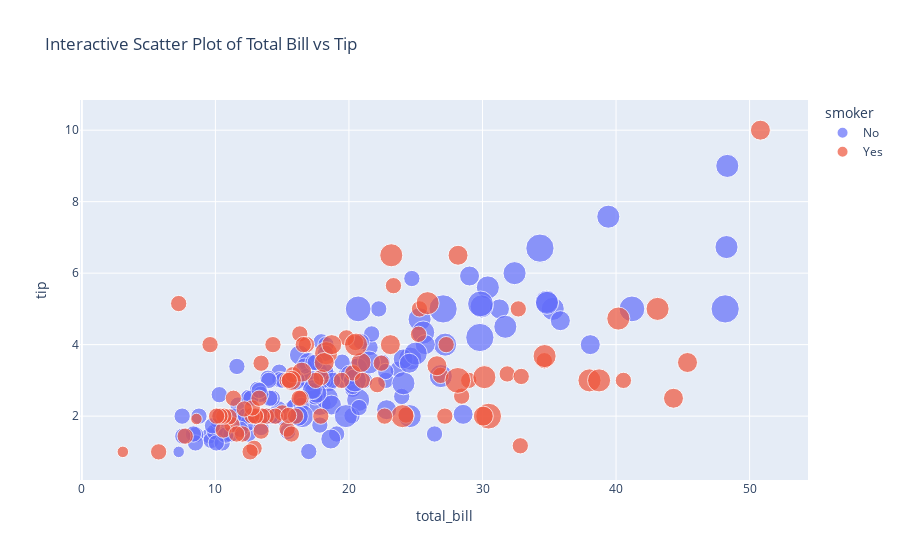

Notebook cell for this chart:
### Markdown cell above
### Task 3: Create an interactive Plotly visualization

### Code cell
# Your task: Create an interactive scatter plot with the following features:
# - x-axis: total_bill
# - y-axis: tip
# - Color points by 'smoker'
# - Size points by 'size' of the party
# - Add hover information showing 'day' and 'time'
# - Add a title
# Your code here
fig = px.scatter(tips, x='total_bill', y='tip', color='smoker', size='size',
                 hover_data=['day', 'time'], title='Interactive Scatter Plot of Total Bill vs Tip')

fig.show()

### Figure 1 — Plotly figure (JSON) as saved in the notebook; plotly's stock layout.template omitted (floating-point values rounded to 4 significant figures; data arrays with more than 128 entries replaced by an {"elided": "..."} marker saying what was removed)
{"data": [{"customdata": {"elided": "151x2 str values"}, "hovertemplate": "smoker=No<br>total_bill=%{x}<br>tip=%{y}<br>size=%{marker.size}<br>day=%{customdata[0]}<br>time=%{customdata[1]}<extra></extra>", "legendgroup": "No", "marker": {"color": "#636efa", "size": {"elided": "151 int values"}, "sizemode": "area", "sizeref": 0.015, "symbol": "circle"}, "mode": "markers", "name": "No", "orientation": "v", "showlegend": true, "type": "scatter", "x": {"elided": "151 float values"}, "xaxis": "x", "y": {"elided": "151 float values"}, "yaxis": "y"}, {"customdata": {"elided": "93x2 str values"}, "hovertemplate": "smoker=Yes<br>total_bill=%{x}<br>tip=%{y}<br>size=%{marker.size}<br>day=%{customdata[0]}<br>time=%{customdata[1]}<extra></extra>", "legendgroup": "Yes", "marker": {"color": "#EF553B", "size": [4, 2, 2, 2, 2, 4, 1, 2, 2, 2, 2, 2, 2, 2, 2, 2, 4, 2, 2, 2, 2, 2, 3, 2, 2, 2, 2, 2, 2, 2, 2, 2, 3, 2, 2, 2, 2, 2, 2, 2, 2, 2, 4, 2, 3, 4, 2, 3, 5, 3, 3, 2, 2, 2, 2, 2, 2, 4, 2, 2, 3, 2, 2, 2, 4, 3, 3, 4, 2, 2, 3, 4, 2, 3, 2, 5, 2, 2, 4, 2, 2, 1, 2, 2, 2, 2, 4, 3, 2, 2, 2, 2, 2], "sizemode": "area", "sizeref": 0.015, "symbol": "circle"}, "mode": "markers", "name": "Yes", "orientation": "v", "showlegend": true, "type": "scatter", "x": [38.01, 11.24, 20.29, 13.81, 11.02, 18.29, 3.07, 15.01, 26.86, 25.28, 17.92, 19.44, 32.68, 28.97, 5.75, 16.32, 40.17, 27.28, 12.03, 21.01, 11.35, 15.38, 44.3, 22.42, 15.36, 20.49, 25.21, 14.31, 16, 17.51, 10.59, 10.63, 50.81, 15.81, 7.25, 31.85, 16.82, 32.9, 17.89, 14.48, 9.6, 34.63, 34.65, 23.33, 45.35, 23.17, 40.55, 20.9, 30.46, 18.15, 23.1, 15.69, 19.81, 28.44, 15.48, 16.58, 10.34, 43.11, 13, 13.51, 18.71, 12.74, 13, 16.4, 20.53, 16.47, 26.59, 38.73, 24.27, 12.76, 30.06, 25.89, 13.27, 28.17, 12.9, 28.15, 11.59, 7.74, 30.14, 12.16, 13.42, 8.58, 13.42, 16.27, 10.09, 22.12, 24.01, 15.69, 15.53, 12.6, 32.83, 27.18, 22.67], "xaxis": "x", "y": [3, 1.76, 3.21, 2, 1.98, 3.76, 1, 2.09, 3.14, 5, 3.08, 3, 5, 3, 1, 4.3, 4.73, 4, 1.5, 3, 2.5, 3, 2.5, 3.48, 1.64, 4.06, 4.29, 4, 2, 3, 1.61, 2, 10, 3.16, 5.15, 3.18, 4, 3.11, 2, 2, 4, 3.55, 3.68, 5.65, 3.5, 6.5, 3, 3.5, 2, 3.5, 4, 1.5, 4.19, 2.56, 2.02, 4, 2, 5, 2, 2, 4, 2.01, 2, 2.5, 4, 3.23, 3.41, 3, 2.03, 2.23, 2, 5.16, 2.5, 6.5, 1.1, 3, 1.5, 1.44, 3.09, 2.2, 3.48, 1.92, 1.58, 2.5, 2, 2.88, 2, 3, 3, 1, 1.17, 2, 2], "yaxis": "y"}], "layout": {"legend": {"itemsizing": "constant", "title": {"text": "smoker"}, "tracegroupgap": 0}, "title": {"text": "Interactive Scatter Plot of Total Bill vs Tip"}, "xaxis": {"anchor": "y", "domain": [0, 1], "title": {"text": "total_bill"}}, "yaxis": {"anchor": "x", "domain": [0, 1], "title": {"text": "tip"}}}}
